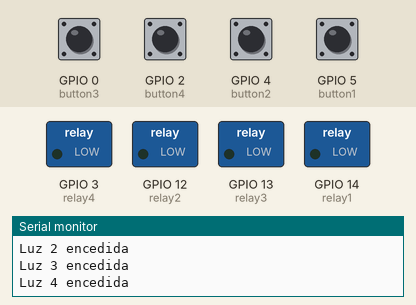
Bench run of a sketch on a simulated ESP8266 (NodeMCU). Parts: switched loads named in the sketch (green lamp = pin HIGH), the last lines printed to the serial monitor. The test bench sets the inputs (shaded band); at power-on: GPIO 0 (button3), GPIO 2 (button4), GPIO 4 (button2), GPIO 5 (button1) HIGH. WiFi joins after 1.5 s; servers stay silent unless stated; no MQTT or app messages arrive unless stated.

Above: at 6.8 s.
6.9 s: GPIO 0 (button3) pulled LOW for 0.15 s
At 7.08 s:
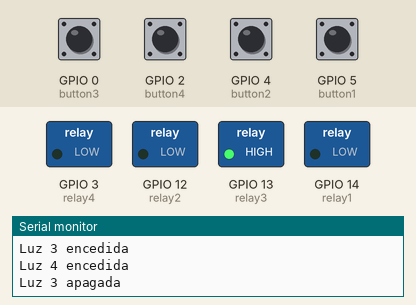
8.6 s: GPIO 2 (button4) pulled LOW for 0.15 s
At 8.78 s:
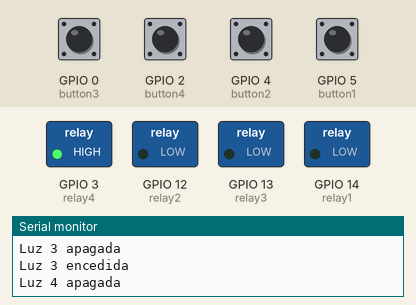
10.3 s: GPIO 4 (button2) pulled LOW for 0.15 s
At 10.48 s:
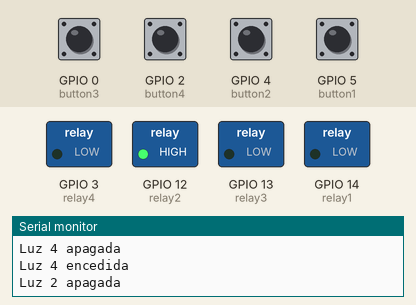
12.0 s: GPIO 5 (button1) pulled LOW for 0.15 s
At 12.18 s:
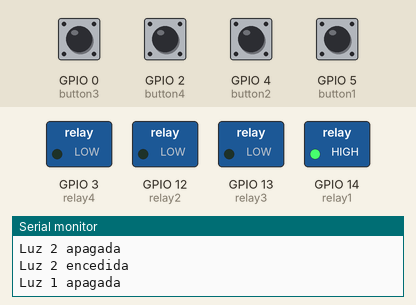
13.7 s: GPIO 0 (button3) driven LOW and GPIO 2 (button4) driven LOW
At 15.0 s:
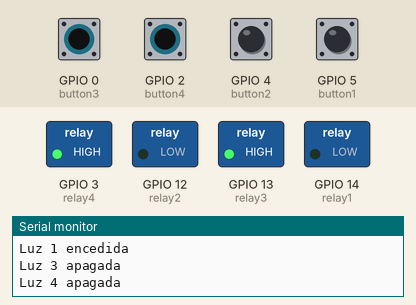
15.3 s: GPIO 4 (button2) pulled LOW for 1 s
At 16.2 s:
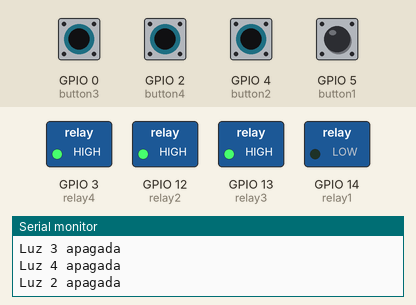
Timing chart, 0 to 18.3 s (numbered marks = the images above; inputs shaded):
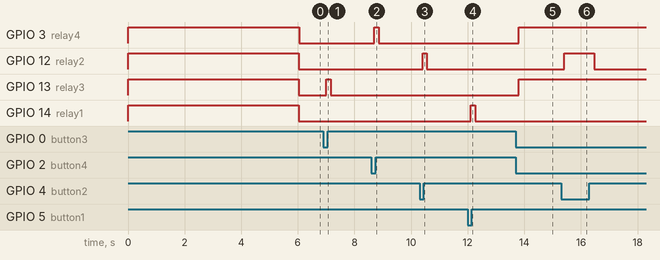

The sketch:

Luces_x4.ino
```cpp
///// https://www.youtube.com/@ArduBrico /////

#include <ESP8266WiFi.h>   // Biblioteca necesaria para las conexiones Wifi de las placas con chip ESP8266
#include <PubSubClient.h>  // Biblioteca ecesaria para poder publicar y recibir mensajes MQTT
#include <ArduinoOTA.h>    // Biblioteca necesaria para poder programar por OTA

///// PARAMETROS CONFIGURABLES /////

const char* ssid = "SSID";            // Nombre de tu SSID
const char* password = "PASSWORD";    // Contraseña de tu SSID
const char* mqtt_server = "XXX.XXX.X.XX";  // I.P. de tu servidor MQTT
int mqttport = 1883;                       // Puerto para MQTT
const char* mqttusuario = "MQTT";          // Usuario MQTT en Home Assistant
const char* mqttpass = "PASS_MQTT";             // Contraseña para el usuario MQTT en Home Assistant
const char* OTA_password = "PASS_OTA";         // Contraseña OTA
#define CLIENT_ID "Luz_XXX"               // ID del dispositivo, debe ser único en tu sistema
#define MQTT_TOPIC1 "luces/1"              // Topic luz Nº1
#define MQTT_TOPIC2 "luces/2"              // Topic luz Nº2
#define MQTT_TOPIC3 "luces/3"              // Topic luz Nº3
#define MQTT_TOPIC4 "luces/4"              // Topic luz Nº4
int RECONECT = 20;                         // Segundos hasta nuevo intento de conexión
const int relay1 = 14;                     // Lo conectamos a D5
const int relay2 = 12;                     // Lo conectamos a D6
const int relay3 = 13;                     // Lo conectamos a D7
const int relay4 = 3;                      // Lo conectamos a RX
const int button1 = 5;                     // Boton1 al D1
const int button2 = 4;                     // Boton2 al D2
const int button3 = 0;                     // Boton3 al D3
const int button4 = 2;                     // Boton4 al D4

///// FIN PARAMETROS CONFIGURABLES /////

//// Configuracion luz 1 ////
int val1 = 0;                                       // Guardamos el estado del interruptor
int state1 = 1;                                     // Establecemos un estado dependiendo del valor del interruptor para encender o apagar la luz
int old_state1 = 1;                                 // Guardamos un estado anterior de state1
int old_val1 = 0;                                   // Guardamos el estado anterior del interruptor
unsigned long tiempoC1;                             // Lo utilizamos para medir el tiempo que el interruptor está cerrado
unsigned long tiempoA1;                             // Lo utilizamos para medir el tiempo que el interruptor está abierto
unsigned long tiempomax1 = 100;                     // Tiempo que le damos para evitar efecto rebote
bool flancoC1 = false;                              // Flanco para activar el temporizador del interruptor en estado cerrado
bool flancoA1 = false;                              // Flanco para activar el temporizador del interruptor en estado abierto
const char* topic_relay1 = MQTT_TOPIC1 "/comando";  // Topic específico para recibir los mensajes de MQTT

//// Configuracion luz 2 ////
int val2 = 0;
int state2 = 1;
int old_state2 = 1;
int old_val2 = 0;
unsigned long tiempoC2;
unsigned long tiempoA2;
unsigned long tiempomax2 = 100;
bool flancoC2 = false;
bool flancoA2 = false;
const char* topic_relay2 = MQTT_TOPIC2 "/comando";

//// Configuracion luz 3 ////
int val3 = 0;
int state3 = 1;
int old_state3 = 1;
int old_val3 = 0;
unsigned long tiempoC3;
unsigned long tiempoA3;
unsigned long tiempomax3 = 100;
bool flancoC3 = false;
bool flancoA3 = false;
const char* topic_relay3 = MQTT_TOPIC3 "/comando";

//// Configuracion luz 4 ////
int val4 = 0;
int state4 = 1;
int old_state4 = 1;
int old_val4 = 0;
unsigned long tiempoC4;
unsigned long tiempoA4;
unsigned long tiempomax4 = 100;
bool flancoC4 = false;
bool flancoA4 = false;
const char* topic_relay4 = MQTT_TOPIC4 "/comando";

bool flancowifi = true;   // Flanco para activar la funcion de conectar a Wifi
bool flancomqtt = false;  // Flanco para activar la funcion de conectar a MQTT
bool contador = false;    // Flanco para activar la funcion de contador para intentar nueva conexión a Wifi
int cont = 0;             // Variable para contar los ciclos

WiFiClient espClient;
PubSubClient client(espClient);

void setup() {

  state1 = digitalRead(button1);  // Leemos el estado del interruptor y ponemos el estado en el mismo valor para que las luces estén apagadas al inicio
  old_state1 = state1;            // Estblecemos los dos estados con el mismo valor para que las luces estén apagadas al inicio
  state2 = digitalRead(button2);
  old_state2 = state2;
  state3 = digitalRead(button3);
  old_state3 = state3;
  state4 = digitalRead(button4);
  old_state4 = state4;

  Serial.begin(9600);  // Iniciamos Serial
  Serial.println("Iniciando");

  pinMode(relay1, OUTPUT);  // Establecemos los relés como salida
  pinMode(relay2, OUTPUT);
  pinMode(relay3, OUTPUT);
  pinMode(relay4, OUTPUT);
  digitalWrite(relay1, HIGH);  // Indicamos que los relés estén apagados de inicio, depende del modelo (si es necesario, invertir los valores)
  digitalWrite(relay2, HIGH);
  digitalWrite(relay3, HIGH);
  digitalWrite(relay4, HIGH);
  pinMode(button1, INPUT_PULLUP);  // Establecemos los interruptores en Pull_up para utilizar la resistencia interna del dispositivo
  pinMode(button2, INPUT_PULLUP);
  pinMode(button3, INPUT_PULLUP);
  pinMode(button4, INPUT_PULLUP);

  client.setServer(mqtt_server, mqttport);  // Iniciamos setServer con los datos porpocionados
  client.setCallback(callback);             // Iniciamos Callback para recibir mensajes de MQTT

  // Cargamos la configuración para la conexión OTA
  ArduinoOTA.setHostname(CLIENT_ID);
  ArduinoOTA.setPassword(OTA_password);
  ArduinoOTA.onStart([]() {
    Serial.println("Start");
  });
  ArduinoOTA.onEnd([]() {
    Serial.println("\nEnd");
  });
  ArduinoOTA.onProgress([](unsigned int progress, unsigned int total) {
    Serial.printf("Progress: %u%%\r", (progress / (total / 100)));
  });
  ArduinoOTA.onError([](ota_error_t error) {
    Serial.printf("Error[%u]: ", error);
    if (error == OTA_AUTH_ERROR) Serial.println("Auth Failed");
    else if (error == OTA_BEGIN_ERROR) Serial.println("Begin Failed");
    else if (error == OTA_CONNECT_ERROR) Serial.println("Connect Failed");
    else if (error == OTA_RECEIVE_ERROR) Serial.println("Receive Failed");
    else if (error == OTA_END_ERROR) Serial.println("End Failed");
  });
  ArduinoOTA.begin();  // Iniciamos OTA

  Serial.println("Finalizado");
}

void loop() {
  ArduinoOTA.handle();

  //// INTERRUPTOR 1 ////

  val1 = digitalRead(button1);  // Leemos el estado del interruptor

  if (val1 == 0 && old_val1 == 1) {  // Si cambia el estado del interrupor de abierto a cerrado:
    tiempoC1 = millis();             // Establecemos tiempoC1 con el valor de los milisegundos actuales
    flancoC1 = true;                 // Establecemos flancoC1 en true pata iniciar el contador antirrebote
  }

  if (val1 == 1 && old_val1 == 0) {  // Si cambia el estado del interrupor de cerrado a abierto:
    tiempoA1 = millis();             // Establecemos tiempoA1 con el valor de los milisegundos actuales
    flancoA1 = true;                 // Establecemos flancoA1 en true pata iniciar el contador antirrebote
  }

  old_val1 = val1;  // Volvemos a igualar los valores para poder leer los próximos cambios

  if (flancoC1 == true && val1 == 0)          // Si el contador antirrebote está activa y el interruptor sigue en estado cerrado:
    if (millis() - tiempoC1 >= tiempomax1) {  // Si ha pasado el tiempo estipulado para el antirrebote:
      state1 = 1 - state1;                    // Cambiamos el estado de state, con lo cual, si esta encendida la luz, se apagará y si está apagada, se encenderá
      flancoC1 = false;                       // Establecemos flancoC1 en false para desactivar el contador antirrebote
    }

  if (flancoA1 == true && val1 == 1)          // Si el contador antirrebote está activa y el interruptor sigue en estado abierto:
    if (millis() - tiempoA1 >= tiempomax1) {  // Si ha pasado el tiempo estipulado para el antirrebote:
      state1 = 1 - state1;                    // Cambiamos el estado de state, con lo cual, si esta encendida la luz, se apagará y si está apagada, se encenderá
      flancoA1 = false;                       // Establecemos flancoA1 en false para desactivar el contador antirrebote
    }

  if (state1 == 1 && old_state1 == 0) {                //Si state cambia de 0 a 1:
    digitalWrite(relay1, LOW);                         // Encendemos la luz
    Serial.println("Luz 1 encedida");                  // Mostramos por Serial el mensaje
    client.publish(MQTT_TOPIC1 "/estado", "1", true);  // Enviamos por MQTT el estado, en este caso "1" que equivale a luz encendida
  }

  if (state1 == 0 && old_state1 == 1) {                // Si estate cambia de 1 a 0:
    digitalWrite(relay1, HIGH);                        // Apagamos la luz
    Serial.println("Luz 1 apagada");                   // Mostramos por Serial el mensaje
    client.publish(MQTT_TOPIC1 "/estado", "0", true);  // Enviamos por MQTT el estado, en este caso "0" que equivale a luz apagada
  }

  old_state1 = state1;  // Igualamos los estados para poder leer los próximos cambios

  //// INTERRUPTOR 2 ////

  val2 = digitalRead(button2);

  if (val2 == 0 && old_val2 == 1) {
    tiempoC2 = millis();
    flancoC2 = true;
  }

  if (val2 == 1 && old_val2 == 0) {
    tiempoA2 = millis();
    flancoA2 = true;
  }

  old_val2 = val2;

  if (flancoC2 == true && val2 == 0)
    if (millis() - tiempoC2 >= tiempomax2) {
      state2 = 1 - state2;
      flancoC2 = false;
    }

  if (flancoA2 == true && val2 == 1)
    if (millis() - tiempoA2 >= tiempomax2) {
      state2 = 1 - state2;
      flancoA2 = false;
    }

  if (state2 == 1 && old_state2 == 0) {

    digitalWrite(relay2, LOW);
    Serial.println("Luz 2 encedida");
    client.publish(MQTT_TOPIC2 "/estado", "1", true);
  }

  if (state2 == 0 && old_state2 == 1) {
    digitalWrite(relay2, HIGH);
    Serial.println("Luz 2 apagada");
    client.publish(MQTT_TOPIC2 "/estado", "0", true);
  }

  old_state2 = state2;

  //// INTERRUPTOR 3 ////

  val3 = digitalRead(button3);

  if (val3 == 0 && old_val3 == 1) {
    tiempoC3 = millis();
    flancoC3 = true;
  }

  if (val3 == 1 && old_val3 == 0) {
    tiempoA3 = millis();
    flancoA3 = true;
  }

  old_val3 = val3;

  if (flancoC3 == true && val3 == 0)
    if (millis() - tiempoC3 >= tiempomax3) {
      state3 = 1 - state3;
      flancoC3 = false;
    }

  if (flancoA3 == true && val2 == 1)
    if (millis() - tiempoA3 >= tiempomax3) {
      state3 = 1 - state3;
      flancoA3 = false;
    }

  if (state3 == 1 && old_state3 == 0) {

    digitalWrite(relay3, LOW);
    Serial.println("Luz 3 encedida");
    client.publish(MQTT_TOPIC3 "/estado", "1", true);
  }

  if (state3 == 0 && old_state3 == 1) {
    digitalWrite(relay3, HIGH);
    Serial.println("Luz 3 apagada");
    client.publish(MQTT_TOPIC3 "/estado", "0", true);
  }

  old_state3 = state3;

  //// INTERRUPTOR 4 ////

  val4 = digitalRead(button4);

  if (val4 == 0 && old_val4 == 1) {
    tiempoC4 = millis();
    flancoC4 = true;
  }

  if (val4 == 1 && old_val4 == 0) {
    tiempoA4 = millis();
    flancoA4 = true;
  }

  old_val4 = val4;

  if (flancoC4 == true && val4 == 0)
    if (millis() - tiempoC4 >= tiempomax4) {
      state4 = 1 - state4;
      flancoC4 = false;
    }

  if (flancoA4 == true && val4 == 1)
    if (millis() - tiempoA4 >= tiempomax4) {
      state4 = 1 - state4;
      flancoA4 = false;
    }

  if (state4 == 1 && old_state4 == 0) {

    digitalWrite(relay4, LOW);
    Serial.println("Luz 4 encedida");
    client.publish(MQTT_TOPIC4 "/estado", "1", true);
  }

  if (state4 == 0 && old_state4 == 1) {
    digitalWrite(relay4, HIGH);
    Serial.println("Luz 4 apagada");
    client.publish(MQTT_TOPIC4 "/estado", "0", true);
  }

  old_state4 = state4;

  //// FIN CODIGO INTERRUPTORES ////

  //// CONECTAMOS A WIFI Y MQTT ////

  if ((WiFi.status() != WL_CONNECTED) && (flancowifi == true)) {  // Si no estamos conectados a Wifi y "flancowifi" está activado:
    setup_wifi();                                                 // Llamamos a la funcion "setup_wifi"
    reconnect();                                                  // Llamamos a la funcion "reconnect"
    client.setServer(mqtt_server, mqttport);                      // Iniciamos "setServer" con los datos porpocionados
    client.setCallback(callback);                                 // Iniciamos "Callback" para recibir mensajes de MQTT
  }
  if (!client.connected()) {  // Si seguimos sin estar conectados:
    contador = true;          // Activamos el "contador"
    cont++;                   // "cont" suma de 1 en 1 en cada ciclo
    delay(10);                // Esperamos 10 milisegundos
  }

  if ((contador == true) && (cont == 1000)) {  // Si el "contador" está activado y "cont" ha llegado a 1000 ciclos (10 segundos)
    flancomqtt = true;                         // Activamos "flancomqtt"
    flancowifi = true;                         // Activamos "flancowifi"
    setup_wifi();                              // Iniciamos la conexión a Wifi
    reconnect();                               // Iniciamos la función "reconnect"
  }
  client.loop();  // Esta función revisa en cada ciclo si hay que enviar o leer mensaje por MQTT
}

void setup_wifi() {  // Configuración para conectar a Wifi
  delay(10);
  Serial.println();
  Serial.print("Conectando a ");  //  Mostramos por serial el Wifi que nos queremos conectar
  Serial.println(ssid);           // Muestra el "SSID" que configuramos
  WiFi.mode(WIFI_STA);            // Configuración de tipo de conexión
  WiFi.begin(ssid, password);     // Configuración de nombre de "SSID" y su password

  while ((WiFi.status() != WL_CONNECTED) && (flancowifi == true)) {  // Si no estamos conectados a Wifi y "flancowifi" está activado:
    for (int i = 0; i <= 5; i++) {                                   // Iniciamos una cuenta de 5 ciclos
      Serial.println(i);                                             // Imprimimos el conteo por serial
      delay(1000);                                                   // Espermos 1 segundo en cada ciclo
      if (i == 5) {                                                  // Si pasados los 5 segundos (5 ciclos) no hemos conectado:
        flancowifi = false;                                          // Desactivamos "flancowifi" para no volver a reconectar hasta el tiempo estipulado
        contador = true;                                             // Iniciamos el "contador"
        break;                                                       // Salimos de la funcion "for"
      }
    }
  }
  if (WiFi.status() != WL_CONNECTED) {                                    // Si no hemos conectado tras el intento:
    Serial.print("No se ha podido conectar al Wifi, nuevo intento en ");  // Esperamos para conectar al Wifi durante los segundos configurados.
    Serial.print(RECONECT);                                               // Mostramos los segundos configurados
    Serial.println(" segundos...");                                       //
    flancowifi = false;                                                   // Desactivamos "flancowifi" para no volver a conectar hasta pasados los segundos estipulados en RECONECT

  } else {                             // Si no ocurre lo anterior:
    Serial.println("");                //
    Serial.println("WiFi conectado");  // Confirmamos que hemos conectado a Wifi
    Serial.println("Dirección IP: ");  // Y mostramos la IP otorgada por el router
    Serial.println(WiFi.localIP());    // IP otorgada por el router
    cont = 0;                          // Establecemos en "cont" a cero
    flancowifi = false;                // Establecemos "flancowifi" a false porque ya estamos conectados
    contador = false;                  // Establecemos "contador" a false porque ya estamos conectados
  }
}

void callback(char* topic, byte* payload, unsigned int length) {  // Función para poder recibir los mensajes por MQTT
  Serial.print("Mensaje recibido [");                             // Mostramos por serial cuando recibimos un mensaje
  Serial.print(topic);                                            // Mostramos el topic que recibimos
  Serial.print("] ");                                             //
  for (int i = 0; i < length; i++) {                              //
    Serial.print((char)payload[i]);                               // Muestra el mensaje
  }
  Serial.println();

  if (strcmp(topic, topic_relay1) == 0) {  // Si recibimos un mensaje del topic configurado en "topic_relay1":
    if ((char)payload[0] == '1') {         // Si el mensaje es "1":
      state1 = 1;                          // Establecemos "state1" en "1" (encendemos la luz)
    } else {                               // Si el mensaje recibido no es "1":
      state1 = 0;                          // Establecemos "state1" en "0" (apagamos la luz)
    }
  }

  if (strcmp(topic, topic_relay2) == 0) {
    if ((char)payload[0] == '1') {
      state2 = 1;

    } else {
      state2 = 0;
    }
  }

  if (strcmp(topic, topic_relay3) == 0) {
    if ((char)payload[0] == '1') {
      state3 = 1;

    } else {
      state3 = 0;
    }
  }

  if (strcmp(topic, topic_relay4) == 0) {
    if ((char)payload[0] == '1') {
      state4 = 1;

    } else {
      state4 = 0;
    }
  }
}

void reconnect() {  // Función para reconectar

  while ((!client.connected()) && (flancomqtt == true)) {    // Si no estamos conectados a MQTT y "flancowifi" lo tenemos activado:
    Serial.println("Conectando con MQTT");                   // Mostramos por serial que estamos intentando conectar
    if (client.connect(CLIENT_ID, mqttusuario, mqttpass)) {  // Si conectamos a Wifi, establecemos la configuración para conectarnos
      Serial.println("conectado");                           // Mostramos que hemos conectado por serial
      String state1_ = String(state1);                       // Pasamos el valor de los "state" a string para poder enviarlos por MQTT
      String state2_ = String(state2);
      String state3_ = String(state3);
      String state4_ = String(state4);
      client.publish(MQTT_TOPIC1 "/estado", state1_.c_str(), true);  // Publicamos los valores de los "state" en su topic correspondiente por MQTT para indicar a Home Assistant si esta encendida o apagada la luz conrrespondiente
      client.publish(MQTT_TOPIC2 "/estado", state2_.c_str(), true);
      client.publish(MQTT_TOPIC3 "/estado", state3_.c_str(), true);
      client.publish(MQTT_TOPIC4 "/estado", state4_.c_str(), true);
      client.subscribe(MQTT_TOPIC1 "/comando");  // Nos suscribimos a los topic para recibir las ordenes de apagar o encender
      client.subscribe(MQTT_TOPIC2 "/comando");
      client.subscribe(MQTT_TOPIC3 "/comando");
      client.subscribe(MQTT_TOPIC4 "/comando");
    } else {                                                        // Si no hemos podido conectar:
      Serial.print("No se ha podido conectar, nuevo intento en ");  // Intenamos conectar al servidos MQTT durante los segundos configurados.
      Serial.print(RECONECT);                                       // Mostramos los segundos configurados en "RECONECT"
      Serial.println(" segundos...");
      cont = 0;            // Establecemos "cont" a cero
      flancowifi = false;  // Establecemos "flancowifi" en false para no volver a internar la reconexión hasta que pasen los segundos configurados
      flancomqtt = false;  // Establecemos "flancomqtt" en false para no volver a internar la reconexión hasta que pasen los segundos configurados
      contador = true;     // Establecemos "contador" en true para iniciar el contador de los segundos establecidos he intentar la reconexión pasado ese tiempo
    }
  }
}
```

Measured:
- after the input at 6.9 s, GPIO 13 (relay3): LOW → HIGH after 0.10 s, → LOW 0.16 s later
- after the input at 8.6 s, GPIO 3 (relay4): LOW → HIGH after 0.11 s, → LOW 0.16 s later
- after the input at 10.3 s, GPIO 12 (relay2): LOW → HIGH after 0.11 s, → LOW 0.15 s later
- after the input at 12.0 s, GPIO 14 (relay1): LOW → HIGH after 0.11 s, → LOW 0.16 s later
- after the input at 13.7 s, GPIO 3 (relay4), GPIO 13 (relay3): LOW → HIGH after 0.11 s
- after the input at 15.3 s, GPIO 12 (relay2): LOW → HIGH after 0.11 s, → LOW 1.1 s later
